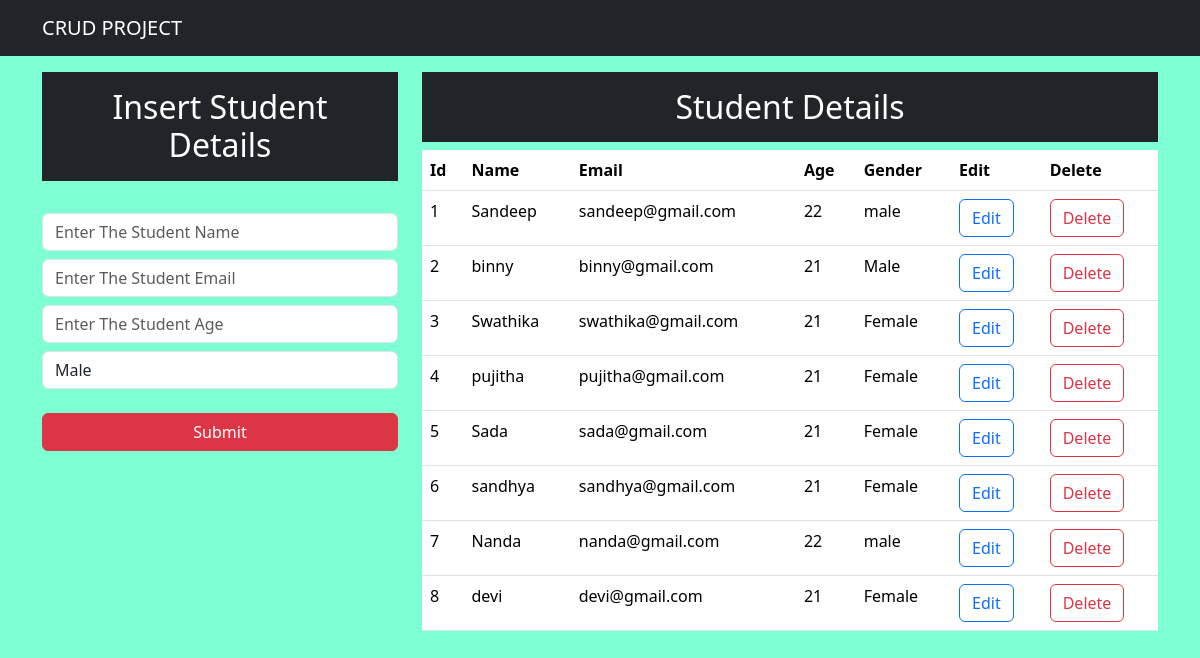
The page / on the database its author committed.
### app/models.py (models this page shows, shortened)
class Student(models.Model):
    name=models.CharField(max_length=25,blank=False)
    email=models.EmailField()
    age=models.IntegerField()
    gender=models.CharField(max_length=25,blank=False)

### app/views.py (the view)
# urls.py: path('', views.index,name='index'),
def index(request):
    data=Student.objects.all()
    context={"data":data}
    return render(request, "index.html",context)

### templates/index.html (shortened to what this page needs)
<!DOCTYPE html>
<html lang="en">
<head>
    <link href="https://cdn.jsdelivr.net/npm/bootstrap@5.3.3/dist/css/bootstrap.min.css" rel="stylesheet">
</head>
<body>
    <nav class="navbar navbar-expand-lg navbar-dark bg-dark">
        <div class="container">
            <a class="navbar-brand" href="#">CRUD PROJECT</a>
        </div>
    </nav>
    <div class="container mt-3">
        <div class="row">
            <div class="col-md-4">
                <h2 class="text-white bg-dark text-center p-3">Insert Student Details</h2>
                <br>
                <form action="/insert" method="post">{% csrf_token %}
                    <div class="form-group">
                        <input type="text" class="form-control" placeholder="Enter The Student Name" name="name" required>
                    </div>
                    <div class="form-group">
                       <input type="email" class="form-control mt-2" placeholder="Enter The Student Email" name="email" required>
                    </div>
                    <div class="form-group">
                        <input type="number" class="form-control mt-2" placeholder="Enter The Student Age" name="age" required>
                    </div>
                    <div class="form-group">
                        <select name="gender" class="form-control mt-2" id="gender">
                            <option value="Male">Male</option>
                        </select>
                    </div>
                   <div class="d-grid gap-2">
                    <button class="btn btn-danger" type="submit">Submit</button>
                   </div>
                </form>
            </div>
            <div class="col-md-8">
                <h2 class="text-white bg-dark text-center p-3">Student Details</h2>
                <table class="table">
                    <thead>
                        <tr>
                            <th>Id</th>
                            <th>Name</th>
                            <th>Email</th>
                            <th>Age</th>
                            <th>Gender</th>
                            <th>Edit</th>
                            <th>Delete</th>
                        </tr>
                    </thead>
                    <tbody>
                        {% for d in data %}
                        <tr>
                            <td>{{ forloop.counter }}</td>
                            <td>{{ d.name }}</td>
                            <td>{{ d.email }}</td>
                            <td>{{ d.age }}</td>
                            <td>{{ d.gender }}</td>
                            <td><a button href="/update/{{d.id}}" class="btn btn-outline-primary">Edit</a></button></td>
                            <td><a button href="/delete/{{d.id}}" class="btn btn-outline-danger">Delete</a></button></td>
                        </tr>
                        {% endfor %}
                    </tbody>
                </table>
            </div>
        </div>
    </div>
</body>
</html>

### templates/index.html (style rules this page uses)
body { background-color: aquamarine; }

### rows shown on the page
Student: name "Sandeep", email "sandeep@gmail.com", age "22", gender "male"
Student: name "binny", email "binny@gmail.com", age "21", gender "Male"
Student: name "Swathika", email "swathika@gmail.com", age "21", gender "Female"
Student: name "pujitha", email "pujitha@gmail.com", age "21", gender "Female"
Student: name "Sada", email "sada@gmail.com", age "21", gender "Female"
Student: name "sandhya", email "sandhya@gmail.com", age "21", gender "Female"
Student: name "Nanda", email "nanda@gmail.com", age "22", gender "male"
Student: name "devi", email "devi@gmail.com", age "21", gender "Female"
